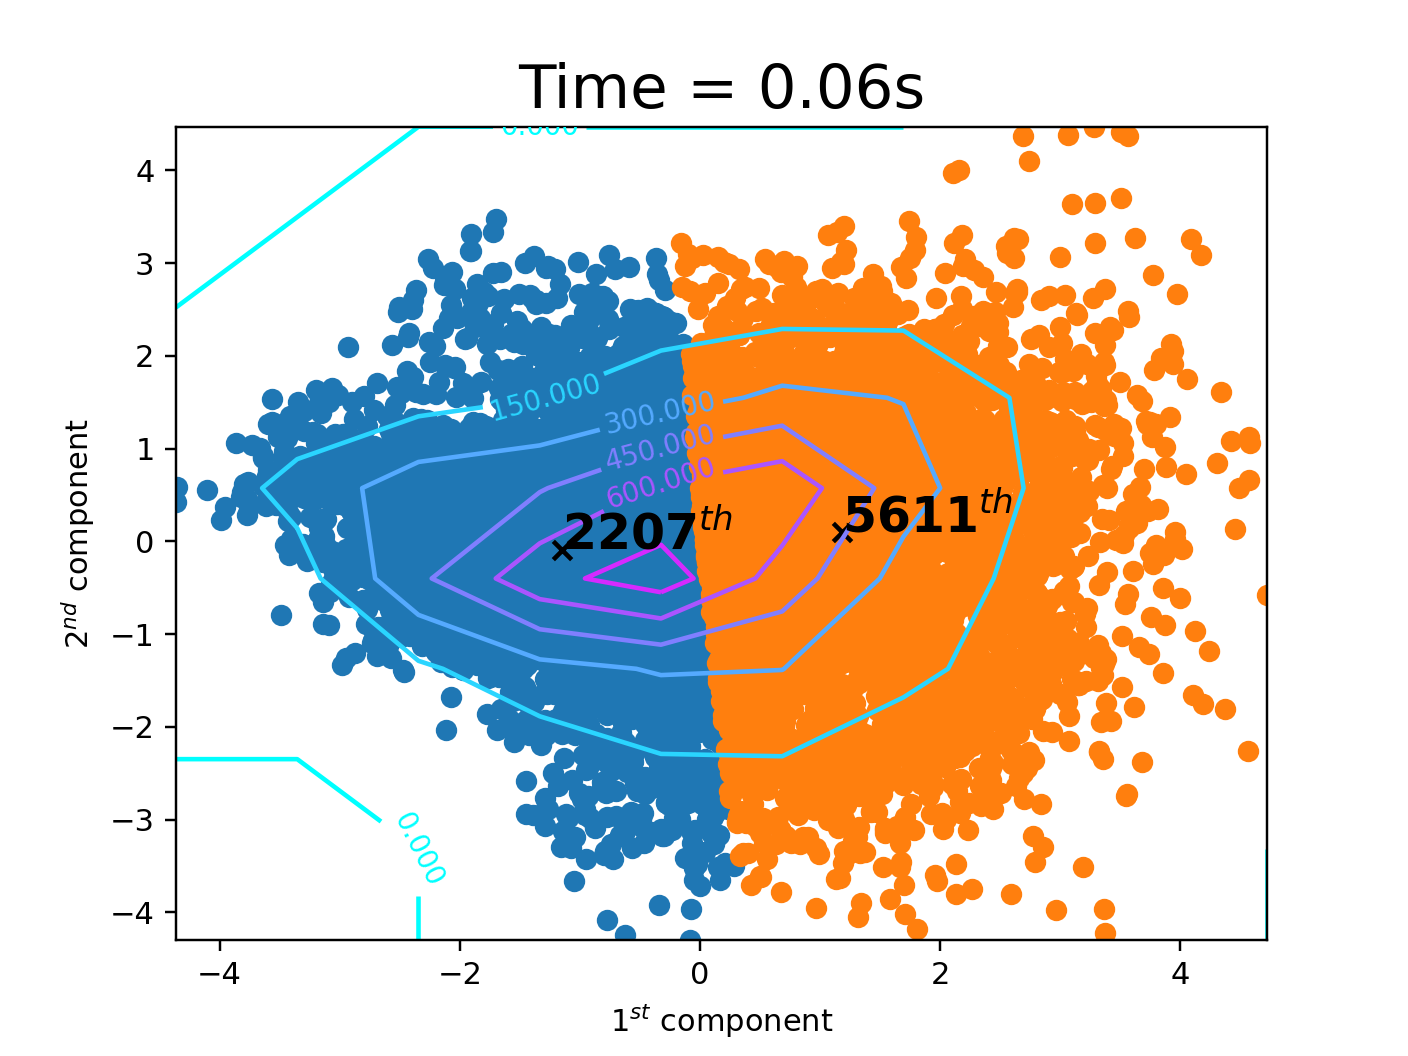

Reproduce this figure in Python.
# -*- coding: utf-8 -*-
"""
Created on Sun Apr 17 21:18:36 2022

@author: Henry Song
"""

import matplotlib.pyplot as plt
from matplotlib import cm
import numpy as np
from sklearn.decomposition import PCA
from sklearn.cluster import KMeans
import time
import scipy.stats as stats
font_title = 20
font_label = 16
data_raw = np.loadtxt('features.txt')
data = stats.zscore(data_raw,axis=0)
n_k = 2
colors = ['#1f77b4', '#ff7f0e', '#2ca02c', '#d62728', '#9467bd', '#8c564b',\
          '#e377c2', '#7f7f7f', '#bcbd22', '#17becf']
t0 = time.time()
pca = PCA(n_components=2)
X_r = pca.fit(data).transform(data)
clustering = KMeans(n_clusters=n_k,init='k-means++',random_state=0).fit(X_r)
t1 = time.time()
a,b,c = np.histogram2d(X_r[:,0],X_r[:,1])
heatmap = plt.contour(a.transpose(),extent=[b[0],b[-1],c[0],c[-1]],cmap= cm.cool)
clusters = dict([(i, []) for i in range(n_k)])
for i in range(len(X_r)):
    clusters[clustering.labels_[i]].append(X_r[i].tolist())
centers = clustering.cluster_centers_
for i in range(n_k):
    x_coord = [x[0] for x in clusters[i]];y_coord = [y[1] for y in clusters[i]]
    centroid = np.argmin(np.sum((X_r-centers[i])**2,axis=1))
    plt.scatter(x_coord,y_coord,color=colors[i])
    plt.scatter(X_r[centroid,0],X_r[centroid,1],color='k',marker='x')
    plt.text(X_r[centroid,0],X_r[centroid,1],s=str(centroid)+r'$^{th}$',fontweight='bold',fontsize=font_label)
    
plt.xlabel(r'1$^{st}$ component')
plt.ylabel(r'2$^{nd}$ component')
plt.clabel(heatmap, fontsize=9, inline=True)
plt.title('Time = %.2fs' %(t1-t0),fontsize=font_title)
plt.savefig('PCA_kmeans.png',dpi=220)